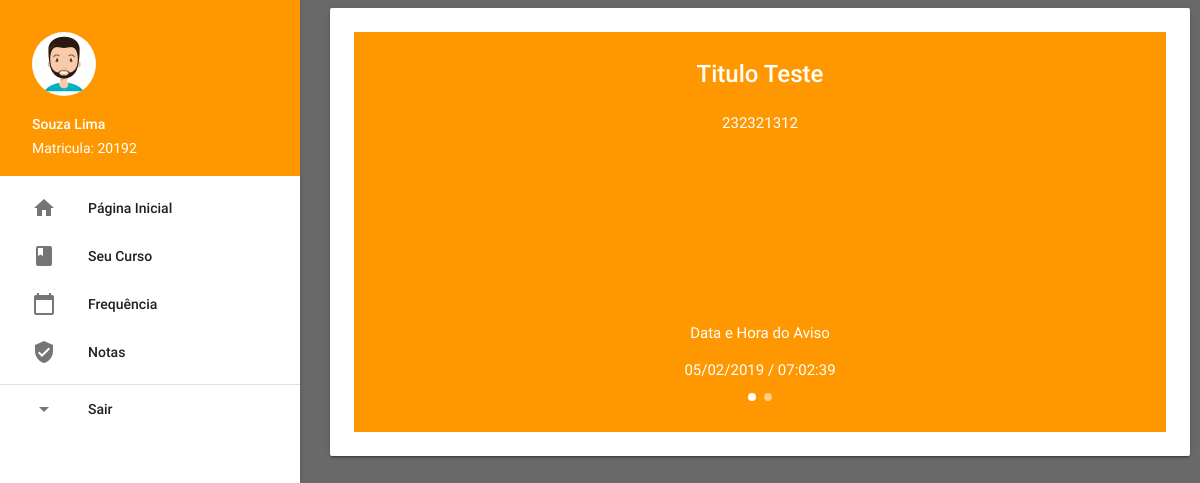
The app's page / (signed in) with its own data.
### tables this page shows
CREATE TABLE `avisos` (
  `id` int(11) NOT NULL,
  `envio_email` varchar(10) NOT NULL DEFAULT 'nao',
  `titulo_aviso` varchar(120) NOT NULL,
  `corpo_aviso` varchar(600) NOT NULL,
  `data_envio` date NOT NULL,
  `hora_envio` time NOT NULL
);

### App/Controller/homeController.php (called while the page is built, shortened)
<?php
class homeController extends controller
{
    public function index()
    {
        $home = new home();
        $dados['avisos'] = $home->selectdAvisos();
        $this->template('', 'home', $dados);
    }
}

### Core/core.php (called while the page is built, shortened)
<?php
    class Core{
        public function run(){
            $url = explode('index.php', $_SERVER['PHP_SELF']);
            $url = end($url);
            $params = array();
            if(!empty($url))
            {
                $url = explode('/', $url);
                array_shift($url);
                $currentController = $url[0].'Controller';
                array_shift($url);
                if (isset($url[0]))
                {
                    $currentAction = $url[0];
                    array_shift($url);
                } else {
                    $currentAction = 'index';
                }
                if(count($url) > 0){
                    $params = $url;
                }
            } else {
                $currentAction = 'index';
                $params = array();
            }
            $c = new $currentController();
            call_user_func_array(array($c, $currentAction), $params);
        }
    }

### index.php (called while the page is built, shortened)
<?php
    require_once('Core/core.php');
$core = new Core();
$core->run();

### App/Model/model.php (called while the page is built, shortened)
<?php
class model
{
    public function __construct()
    {
        try {
            $this->pdo = new PDO('mysql:host=sql201.byethost.com;port=3306;dbname=b15_22255918_inclusaodigital', 'b15_22255918', '86318162');
        } catch (PDOException $e) {
            echo 'Falhou a conexão com banco de dados (Error: ' . $e->getMessage() . ')';
        }
    }
}

### App/Model/home.php (called while the page is built)
<?php
class home extends model
{
    public function selectdAvisos()
    {
        $sql = "SELECT * FROM avisos order by id DESC limit 3";
        $sql = $this->pdo->query($sql);
        if ($sql->rowCount() > 0) {
            return $sql->fetchAll();
        } else {
            return '';
        }
    }
}

### App/View/home.php (the view, shortened to what this page needs)
<?php
function dateHora($data)
{
    return  date("d/m/Y", strtotime($data));
}
?>
  <div class="carousel carousel-slider center" data-indicators="true">
    <?php if (!empty($avisos)): ?>
      <?php foreach($avisos as $aviso): ?>
        <div class="carousel-item orange white-text" href="#one!">
          <h2><?=$aviso['titulo_aviso'];?></h2>
          <p class="white-text"><?=$aviso['corpo_aviso'];?></p>
          <div class="row center">
          <br>       <br>        <br>        <br>        <br>        <br>        <br>
            <p>Data e Hora do Aviso</p>
            <p class="" style="postion:relative"><?php echo dateHora($aviso['data_envio']);?> / <?=$aviso['hora_envio'];?>  </p>
          </div>
        </div>
      <?php endforeach; ?>
    <?php endif;?>
  </div>

### src/css/style.css (style rules this page uses)
body { background-color: #696969; }
body, main, footer { padding-left: 330px; padding-right: 10px; }

### records on screen
avisos: titulo_aviso "Titulo Teste", corpo_aviso "232321312", data_envio "05/02/2019", hora_envio "07:02:39"

### other values on screen
$_SESSION['nome_completo'] "Souza Lima"
$_SESSION['matricula'] "20192"
